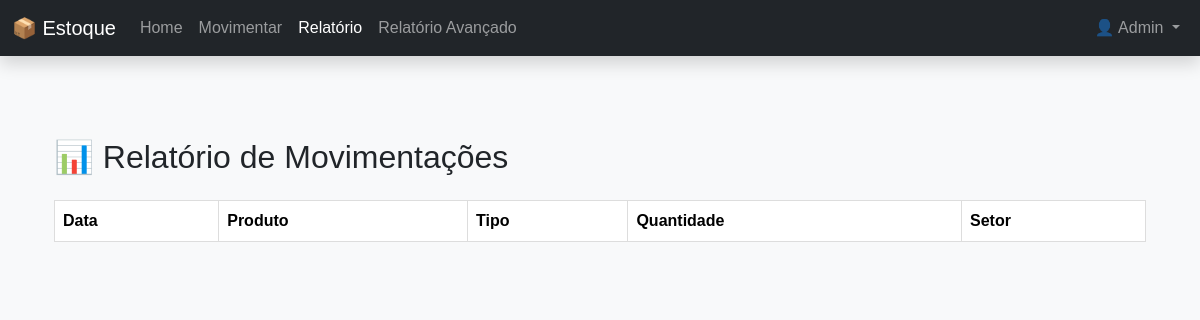
Page /relatorio (signed in) on the earlier database version.
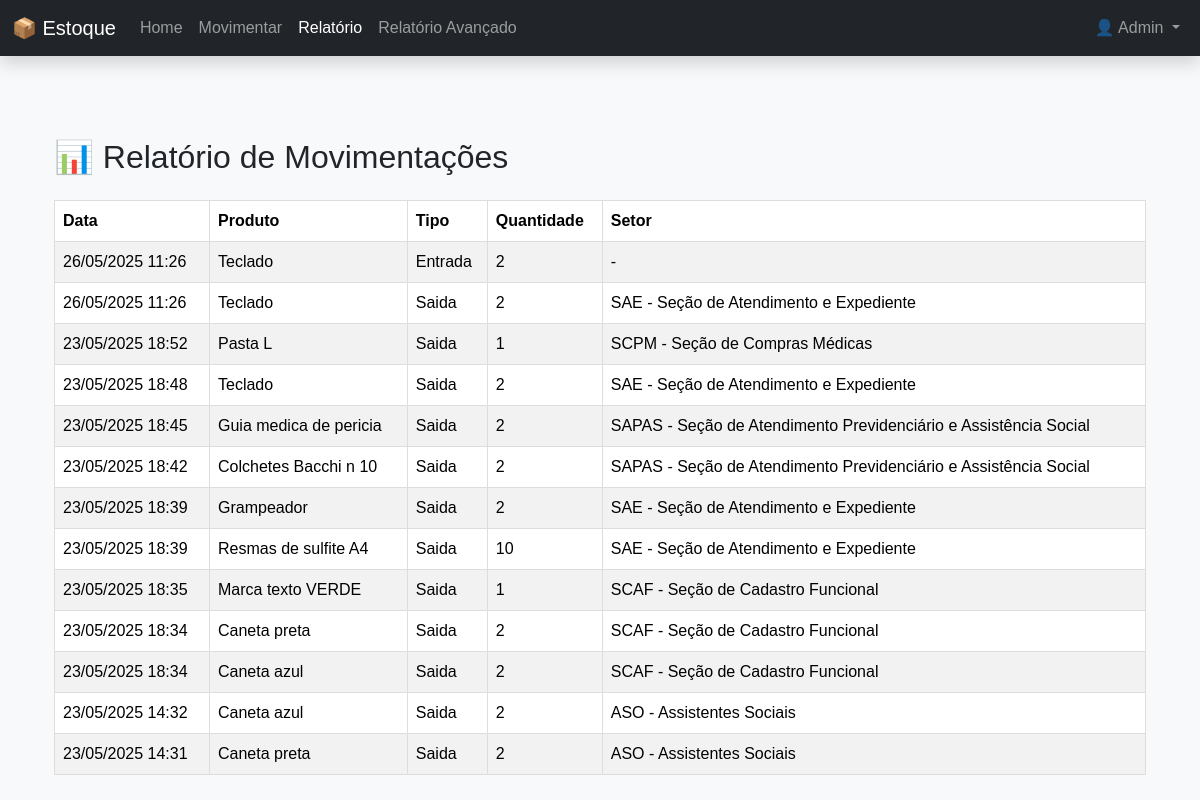
Same page on the later database version.
### app.py (models this page shows, shortened)
class Movimentacao(db.Model):
    __tablename__ = 'movimentacoes'
    id = db.Column(db.Integer, primary_key=True)
    produto_id = db.Column(db.Integer, db.ForeignKey('produtos.id'))
    tipo = db.Column(db.String(10))  # entrada ou saida
    quantidade = db.Column(db.Integer)
    data = db.Column(db.DateTime, default=datetime.utcnow)
    setor_id = db.Column(db.Integer, db.ForeignKey('setores.id'), nullable=True)
    produto = db.relationship('Produto', backref='movimentacoes')
    setor = db.relationship('Setor', backref='movimentacoes')

class Produto(db.Model):
    __tablename__ = 'produtos'
    id = db.Column(db.Integer, primary_key=True)
    nome = db.Column(db.String(100), nullable=False)
    quantidade = db.Column(db.Integer, nullable=False)
    preco = db.Column(db.Float, nullable=False)
    estoque_minimo = db.Column(db.Integer, nullable=False, default=0)
    categoria_id = db.Column(db.Integer, db.ForeignKey('categoria.id'), nullable=False)

class Setor(db.Model):
    __tablename__ = 'setores'
    id = db.Column(db.Integer, primary_key=True)
    nome = db.Column(db.String(100), nullable=False)

### app.py (the view)
@app.route('/relatorio')
@login_required
def relatorio():
    movimentacoes = Movimentacao.query.order_by(Movimentacao.data.desc()).all()
    return render_template('relatorio.html', movimentacoes=movimentacoes)

### app.py (called while the page is built)
@login_manager.user_loader
def load_user(user_id):
    return Usuario.query.get(int(user_id))

    @property
    def is_admin(self):
        return self.tipo=='admin'

### templates/relatorio.html (shortened to what this page needs)
{% extends 'base.html' %}
{% block content %}
  <div class="container mt-5">
    <h2 class="mb-4">📊 Relatório de Movimentações</h2>
    <table class="table table-striped">
      <thead>
        <tr>
          <th>Data</th>
          <th>Produto</th>
          <th>Tipo</th>
          <th>Quantidade</th>
          <th>Setor</th>
        </tr>
      </thead>
      <tbody>
        {% for mov in movimentacoes %}
        <tr>
          <td>{{ mov.data.strftime('%d/%m/%Y %H:%M') }}</td>
          <td>{{ mov.produto.nome }}</td>
          <td>{{ mov.tipo.title() }}</td>
          <td>{{ mov.quantidade }}</td>
          <td>
            {% if mov.tipo == 'saida' and mov.setor %}
              {{ mov.setor.nome }}
            {% else %}
              -
            {% endif %}
          </td>
        </tr>
        {% endfor %}
      </tbody>
    </table>
  </div>
{% endblock %}

Differences in the rows shown:
added Movimentacao: data "26/05/2025 11:26", produto.nome "Teclado", tipo "Entrada", quantidade "2"
added Movimentacao: data "26/05/2025 11:26", produto.nome "Teclado", tipo "Saida", quantidade "2", setor.nome "SAE - Seção de Atendimento e Expediente"
added Movimentacao: data "23/05/2025 18:52", produto.nome "Pasta L", tipo "Saida", quantidade "1", setor.nome "SCPM - Seção de Compras Médicas"
added Movimentacao: data "23/05/2025 18:48", produto.nome "Teclado", tipo "Saida", quantidade "2", setor.nome "SAE - Seção de Atendimento e Expediente"
added Movimentacao: data "23/05/2025 18:45", produto.nome "Guia medica de pericia", tipo "Saida", quantidade "2", setor.nome "SAPAS - Seção de Atendimento Previdenciário e Assistência Social"
added Movimentacao: data "23/05/2025 18:42", produto.nome "Colchetes Bacchi n 10", tipo "Saida", quantidade "2", setor.nome "SAPAS - Seção de Atendimento Previdenciário e Assistência Social"
added Movimentacao: data "23/05/2025 18:39", produto.nome "Grampeador", tipo "Saida", quantidade "2", setor.nome "SAE - Seção de Atendimento e Expediente"
added Movimentacao: data "23/05/2025 18:39", produto.nome "Resmas de sulfite A4", tipo "Saida", quantidade "10", setor.nome "SAE - Seção de Atendimento e Expediente"
added Movimentacao: data "23/05/2025 18:35", produto.nome "Marca texto VERDE", tipo "Saida", quantidade "1", setor.nome "SCAF - Seção de Cadastro Funcional"
added Movimentacao: data "23/05/2025 18:34", produto.nome "Caneta preta", tipo "Saida", quantidade "2", setor.nome "SCAF - Seção de Cadastro Funcional"
added Movimentacao: data "23/05/2025 18:34", produto.nome "Caneta azul", tipo "Saida", quantidade "2", setor.nome "SCAF - Seção de Cadastro Funcional"
added Movimentacao: data "23/05/2025 14:32", produto.nome "Caneta azul", tipo "Saida", quantidade "2", setor.nome "ASO - Assistentes Sociais"
added Movimentacao: data "23/05/2025 14:31", produto.nome "Caneta preta", tipo "Saida", quantidade "2", setor.nome "ASO - Assistentes Sociais"
